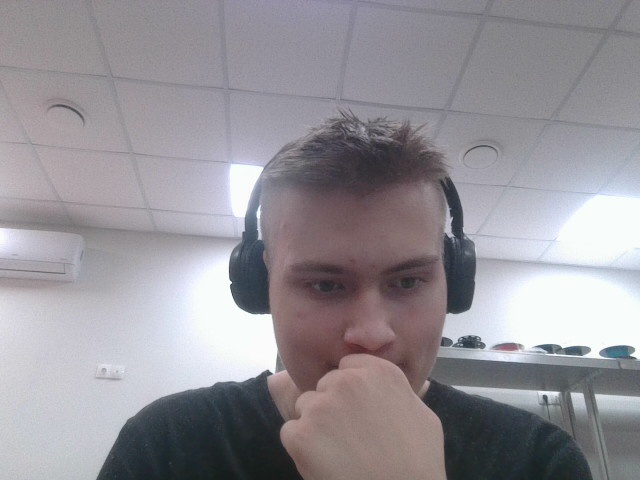
#> input picture photo.jpg, 640 x 480 px, given in place of the camera
$ python bounding_boxes.py
#> lines starting #> are read from the running program, lines starting #| are printed output that depends on the picture; after the words box and inside, x2 and y2 are one past the last pixel; in counts of white or black regions, pixels touching at a corner belong together
import cv2
import numpy as np

class StraightLineFilter:
    def __init__(self, min_width=5, max_width=30, min_length=50):
        self.min_width = min_width
        self.max_width = max_width
        self.min_length = min_length

    def process_frame(self, frame):
        # Преобразование в серый
        gray = cv2.cvtColor(frame, cv2.COLOR_BGR2GRAY)

        # Бинаризация (для светлых линий на темном фоне)
        _, binary = cv2.threshold(gray, 200, 255, cv2.THRESH_BINARY)

        # Или для темных линий на светлом фоне:
        # _, binary = cv2.threshold(gray, 100, 255, cv2.THRESH_BINARY_INV)

        # Морфологические операции
        kernel = np.ones((3, 3), np.uint8)
        binary = cv2.morphologyEx(binary, cv2.MORPH_CLOSE, kernel)
        binary = cv2.morphologyEx(binary, cv2.MORPH_OPEN, kernel)

        # Поиск контуров
        contours, _ = cv2.findContours(binary, cv2.RETR_EXTERNAL, cv2.CHAIN_APPROX_SIMPLE)

        # Фильтрация контуров
        filtered_lines = self.filter_contours(contours)

        # Визуализация
        result = frame.copy()
        binary_display = cv2.cvtColor(binary, cv2.COLOR_GRAY2BGR)

        # Рисуем ВСЕ контуры (серым)
        for contour in contours:
            cv2.drawContours(binary_display, [contour], -1, (100, 100, 100), 1)

        # Рисуем ОТФИЛЬТРОВАННЫЕ линии (цветом)
        for line_info in filtered_lines:
            contour = line_info['contour']
            x, y, w, h = line_info['bbox']

            # Bounding box
            cv2.rectangle(result, (x, y), (x + w, y + h), (0, 255, 0), 2)

            # Контур
            cv2.drawContours(result, [contour], -1, (0, 0, 255), 2)
            cv2.drawContours(binary_display, [contour], -1, (0, 0, 255), 2)

            # Информация
            info = f"W:{line_info['width']:.0f} L:{line_info['length']:.0f}"
            cv2.putText(result, info, (x, y-5),
                       cv2.FONT_HERSHEY_SIMPLEX, 0.5, (255, 255, 255), 2)

        return result, binary_display, filtered_lines

    def filter_contours(self, contours):
        """Основная фильтрация контуров"""
        lines = []

        for contour in contours:
            # 1. Пропускаем слишком маленькие
            area = cv2.contourArea(contour)
            if area < 50:
                continue

            # 2. Получаем bounding box
            x, y, w, h = cv2.boundingRect(contour)

            # 3. Определяем ориентацию и размеры
            is_horizontal = w > h
            length = max(w, h)
            width = min(w, h)

            # 4. Фильтр по длине
            if length < self.min_length:
                continue

            # 5. Фильтр по ширине
            if width < self.min_width or width > self.max_width:
                continue

            # 6. Проверка соотношения сторон (линия должна быть длинной и узкой)
            aspect_ratio = length / max(width, 1)
            if aspect_ratio < 3:  # Минимум 3:1
                continue

            # 7. Проверка на "прямоту" через минимальный ограничивающий прямоугольник
            rect = cv2.minAreaRect(contour)
            (_, _), (rect_w, rect_h), angle = rect

            # Отношение сторон rotated rect должно быть большим
            rotated_aspect = max(rect_w, rect_h) / max(min(rect_w, rect_h), 1)
            if rotated_aspect < 2.5:
                continue

            # 8. Проверка формы через аппроксимацию
            epsilon = 0.02 * cv2.arcLength(contour, True)
            approx = cv2.approxPolyDP(contour, epsilon, True)

            # Прямая линия должна иметь мало вершин
            if len(approx) > 6:
                continue

            # 9. Проверка компактности (линия должна быть вытянутой)
            perimeter = cv2.arcLength(contour, True)
            circularity = 4 * np.pi * area / (perimeter * perimeter) if perimeter > 0 else 0

            if circularity > 0.2:  # Близко к кругу - не линия
                continue

            # 10. Сохраняем отфильтрованную линию
            lines.append({
                'contour': contour,
                'bbox': (x, y, w, h),
                'length': length,
                'width': width,
                'aspect_ratio': aspect_ratio,
                'area': area,
                'rotated_rect': rect,
                'approx_points': len(approx),
                'circularity': circularity
            })

        return lines

# Основной код
def main():
    # Параметры фильтрации
    MIN_WIDTH = 3    # Минимальная ширина линии (пиксели)
    MAX_WIDTH = 30   # Максимальная ширина линии
    MIN_LENGTH = 50  # Минимальная длина линии

    filter = StraightLineFilter(MIN_WIDTH, MAX_WIDTH, MIN_LENGTH)
    cap = cv2.VideoCapture(1)

    print("Детектор прямых линий с фильтрацией по ширине")
    print(f"Параметры: ширина {MIN_WIDTH}-{MAX_WIDTH}px, длина от {MIN_LENGTH}px")
    print("Нажмите 'q' для выхода")

    while True:
        ret, frame = cap.read()
#> frame is the input picture: shape (480, 640, 3); mean B, G, R 151.7, 145.8, 149.2
        if not ret:
            break
        frame = cv2.flip(frame, -1)
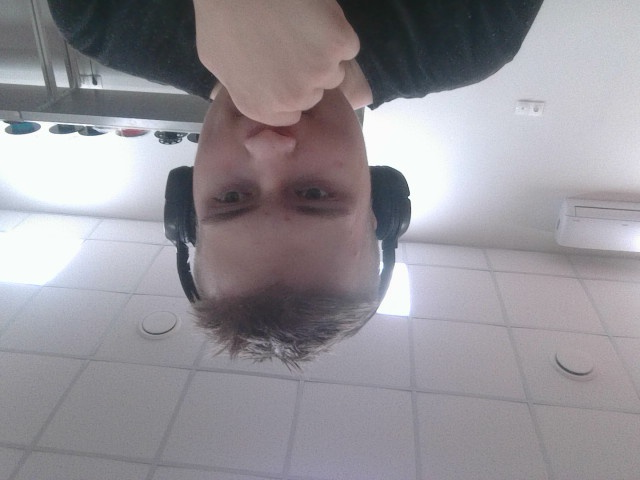
#> frame: shape (480, 640, 3); mean B, G, R 151.7, 145.8, 149.2

        # Обработка кадра
        result, binary_display, lines = filter.process_frame(frame)
#> in process_frame, `gray = cv2.cvtColor(frame, cv2.COLOR_BGR2GRAY)`:
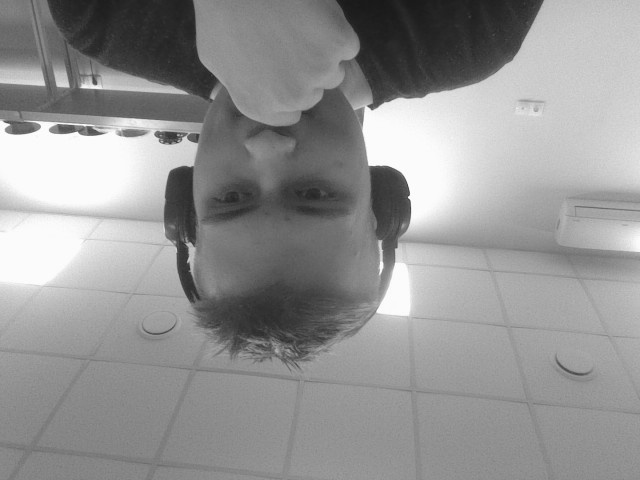
#> gray: shape (480, 640); min 23, max 255, mean 147.5
#> in process_frame, `_, binary = cv2.threshold(gray, 200, 255, cv2.THRESH_BINARY)`:
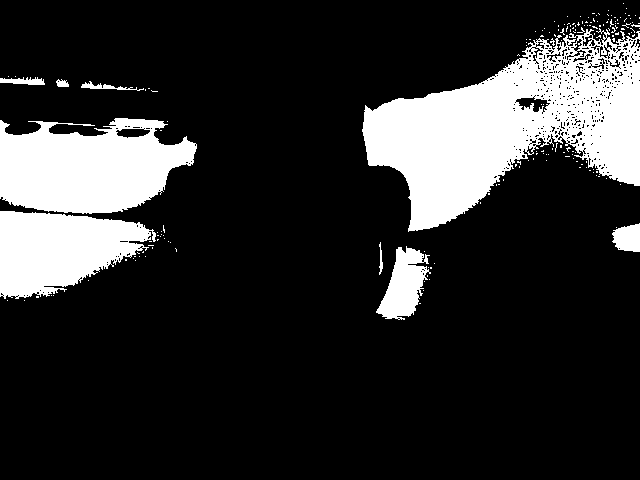
#> binary: shape (480, 640); 18.2% white; 182 white regions (173 under 20 px), largest, box (x1, y1, x2, y2) and area: (362, 28, 640, 232) 28932, (0, 118, 197, 214) 13689, (0, 211, 156, 299) 9247
#> in process_frame, `binary = cv2.morphologyEx(binary, cv2.MORPH_CLOSE, kernel)`:
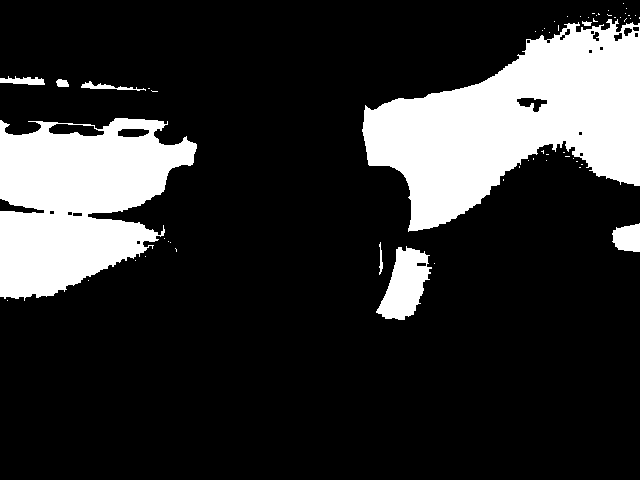
#> binary: shape (480, 640); 19.3% white; 58 white regions (49 under 20 px), largest, box (x1, y1, x2, y2) and area: (362, 19, 640, 232) 31890, (0, 118, 197, 301) 23495, (376, 246, 432, 320) 2381
#> in process_frame, `binary = cv2.morphologyEx(binary, cv2.MORPH_OPEN, kernel)`:
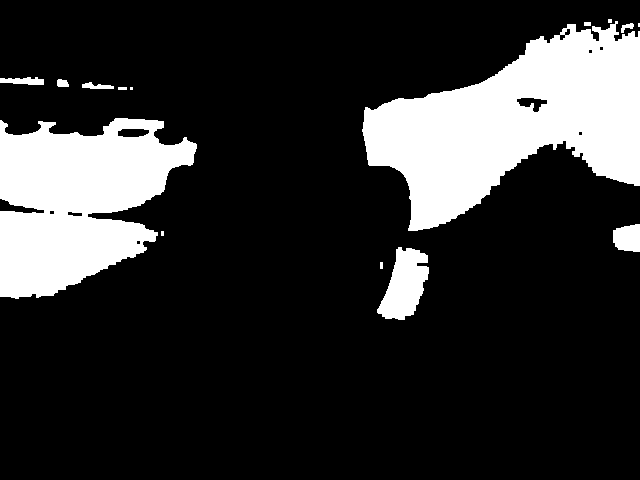
#> binary: shape (480, 640); 19.1% white; 15 white regions (4 under 20 px)
#> in process_frame, `contours, _ = cv2.findContours(binary, cv2.RETR_EXTERNAL, cv2.CHAIN_AP..`: contours = 15 contours, 7 with area under 20; largest, box (x1, y1, x2, y2) and area: (362, 21, 640, 231) 31424, (0, 118, 197, 299) 23107, (377, 247, 429, 320) 2238, (613, 224, 640, 252) 590, (0, 77, 44, 85) 205, (82, 82, 114, 89) 103, (57, 79, 69, 87) 64, (621, 23, 634, 33) 47
#> the loop in filter_contours, `for contour in contours:` made 15 passes
#> (area, x, y, w, h, is_horizontal, length, width) on passes 2, 4, 5, 8, 9, 10, 14: (2238, 377, 247, 52, 73, False, 73, 52), (590, 613, 224, 27, 28, False, 28, 27), (23107, 0, 118, 197, 181, True, 197, 181), (103, 82, 82, 32, 7, True, 32, 7), (64.5, 57, 79, 12, 8, True, 12, 8), (205, 0, 77, 44, 8, True, 44, 8), (31423.5, 362, 21, 278, 210, True, 278, 210)
#> area on pass 12: 47
#> after the loop in filter_contours, `for contour in contours:`: lines = []
#> in process_frame, `binary_display = cv2.cvtColor(binary, cv2.COLOR_GRAY2BGR)`: binary_display: shape (480, 640, 3); 19.1% white; 15 white regions (4 under 20 px), largest, box (x1, y1, x2, y2) and area: (362, 21, 640, 231) 31650, (0, 118, 197, 299) 23314, (377, 247, 429, 320) 2353
#> the loop in process_frame, `for contour in contours:` made 15 passes
#> contour on passes 1, 3, 6, 7, 11, 13, 15: [[380, 262], [380, 268], [382, 268], [382, 262]], [[161, 231], [161, 235], [163, 235], [163, 231]], [[130, 87], [130, 89], [132, 89], [132, 87]], [[118, 87], [118, 89], [126, 89], [126, 87]], [[638, 23], [638, 26], [639, 26], [639, 23]], [[584, 22], [584, 25], [590, 25], [590, 22]], [[608, 19], [608, 22], [611, 22], [611, 19]]
#> after the loop in process_frame, `for contour in contours:`:
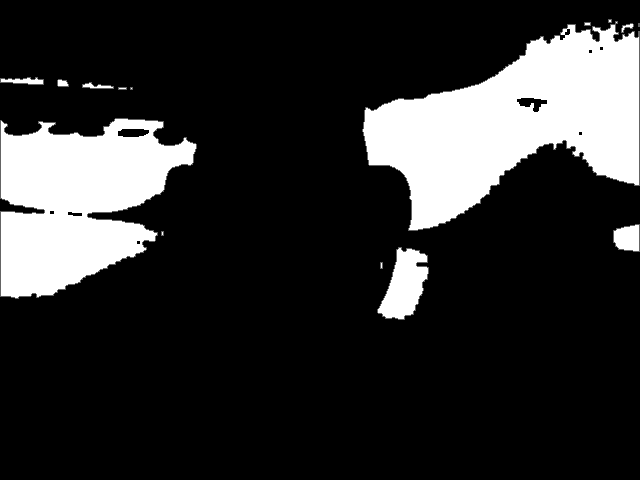
#> binary_display: shape (480, 640, 3); min 0, max 255, mean 47.3
#> lines = []

        # Статистика
        cv2.putText(result, f"Lines found: {len(lines)}", (10, 30),
                   cv2.FONT_HERSHEY_SIMPLEX, 1, (0, 255, 0), 2)
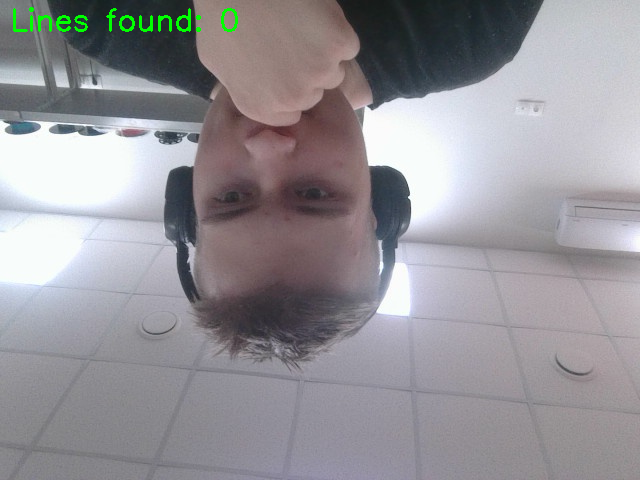
#> result: shape (480, 640, 3); 0.45% of pixels changed, all inside (x1, y1, x2, y2) = (13, 7, 238, 32)

        # Отображение
        cv2.imshow('Filtered Lines', result)
        cv2.imshow('Binary + Contours', binary_display)

        # Показать информацию о найденных линиях
        if lines:
            print(f"\nНайдено линий: {len(lines)}")
            for i, line in enumerate(lines):
                print(f"  Линия {i+1}: {line['width']:.0f}px x {line['length']:.0f}px, " +
                      f"соотношение {line['aspect_ratio']:.1f}:1")

        if cv2.waitKey(1) & 0xFF == ord('q'):
#> (key q is pressed here)
            break

    cap.release()
    cv2.destroyAllWindows()

if __name__ == "__main__":
    main()
